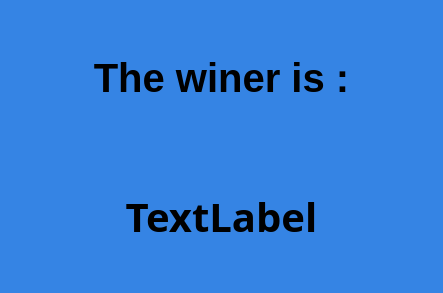
<?xml version="1.0" encoding="UTF-8"?>
<ui version="4.0">
 <class>winerDialoge</class>
 <widget class="QDialog" name="winerDialoge">
  <property name="geometry">
   <rect>
    <x>0</x>
    <y>0</y>
    <width>443</width>
    <height>293</height>
   </rect>
  </property>
  <property name="palette">
   <palette>
    <active>
     <colorrole role="WindowText">
      <brush brushstyle="SolidPattern">
       <color alpha="255">
        <red>0</red>
        <green>0</green>
        <blue>0</blue>
       </color>
      </brush>
     </colorrole>
     <colorrole role="Button">
      <brush brushstyle="SolidPattern">
       <color alpha="255">
        <red>53</red>
        <green>132</green>
        <blue>228</blue>
       </color>
      </brush>
     </colorrole>
     <colorrole role="Light">
      <brush brushstyle="SolidPattern">
       <color alpha="255">
        <red>146</red>
        <green>195</green>
        <blue>255</blue>
       </color>
      </brush>
     </colorrole>
     <colorrole role="Midlight">
      <brush brushstyle="SolidPattern">
       <color alpha="255">
        <red>99</red>
        <green>163</green>
        <blue>241</blue>
       </color>
      </brush>
     </colorrole>
     <colorrole role="Dark">
      <brush brushstyle="SolidPattern">
       <color alpha="255">
        <red>26</red>
        <green>66</green>
        <blue>114</blue>
       </color>
      </brush>
     </colorrole>
     <colorrole role="Mid">
      <brush brushstyle="SolidPattern">
       <color alpha="255">
        <red>35</red>
        <green>88</green>
        <blue>152</blue>
       </color>
      </brush>
     </colorrole>
     <colorrole role="Text">
      <brush brushstyle="SolidPattern">
       <color alpha="255">
        <red>0</red>
        <green>0</green>
        <blue>0</blue>
       </color>
      </brush>
     </colorrole>
     <colorrole role="BrightText">
      <brush brushstyle="SolidPattern">
       <color alpha="255">
        <red>255</red>
        <green>255</green>
        <blue>255</blue>
       </color>
      </brush>
     </colorrole>
     <colorrole role="ButtonText">
      <brush brushstyle="SolidPattern">
       <color alpha="255">
        <red>0</red>
        <green>0</green>
        <blue>0</blue>
       </color>
      </brush>
     </colorrole>
     <colorrole role="Base">
      <brush brushstyle="SolidPattern">
       <color alpha="255">
        <red>255</red>
        <green>255</green>
        <blue>255</blue>
       </color>
      </brush>
     </colorrole>
     <colorrole role="Window">
      <brush brushstyle="SolidPattern">
       <color alpha="255">
        <red>53</red>
        <green>132</green>
        <blue>228</blue>
       </color>
      </brush>
     </colorrole>
     <colorrole role="Shadow">
      <brush brushstyle="SolidPattern">
       <color alpha="255">
        <red>0</red>
        <green>0</green>
        <blue>0</blue>
       </color>
      </brush>
     </colorrole>
     <colorrole role="AlternateBase">
      <brush brushstyle="SolidPattern">
       <color alpha="255">
        <red>154</red>
        <green>193</green>
        <blue>241</blue>
       </color>
      </brush>
     </colorrole>
     <colorrole role="ToolTipBase">
      <brush brushstyle="SolidPattern">
       <color alpha="255">
        <red>255</red>
        <green>255</green>
        <blue>220</blue>
       </color>
      </brush>
     </colorrole>
     <colorrole role="ToolTipText">
      <brush brushstyle="SolidPattern">
       <color alpha="255">
        <red>0</red>
        <green>0</green>
        <blue>0</blue>
       </color>
      </brush>
     </colorrole>
     <colorrole role="PlaceholderText">
      <brush brushstyle="SolidPattern">
       <color alpha="128">
        <red>0</red>
        <green>0</green>
        <blue>0</blue>
       </color>
      </brush>
     </colorrole>
    </active>
    <inactive>
     <colorrole role="WindowText">
      <brush brushstyle="SolidPattern">
       <color alpha="255">
        <red>0</red>
        <green>0</green>
        <blue>0</blue>
       </color>
      </brush>
     </colorrole>
     <colorrole role="Button">
      <brush brushstyle="SolidPattern">
       <color alpha="255">
        <red>53</red>
        <green>132</green>
        <blue>228</blue>
       </color>
      </brush>
     </colorrole>
     <colorrole role="Light">
      <brush brushstyle="SolidPattern">
       <color alpha="255">
        <red>146</red>
        <green>195</green>
        <blue>255</blue>
       </color>
      </brush>
     </colorrole>
     <colorrole role="Midlight">
      <brush brushstyle="SolidPattern">
       <color alpha="255">
        <red>99</red>
        <green>163</green>
        <blue>241</blue>
       </color>
      </brush>
     </colorrole>
     <colorrole role="Dark">
      <brush brushstyle="SolidPattern">
       <color alpha="255">
        <red>26</red>
        <green>66</green>
        <blue>114</blue>
       </color>
      </brush>
     </colorrole>
     <colorrole role="Mid">
      <brush brushstyle="SolidPattern">
       <color alpha="255">
        <red>35</red>
        <green>88</green>
        <blue>152</blue>
       </color>
      </brush>
     </colorrole>
     <colorrole role="Text">
      <brush brushstyle="SolidPattern">
       <color alpha="255">
        <red>0</red>
        <green>0</green>
        <blue>0</blue>
       </color>
      </brush>
     </colorrole>
     <colorrole role="BrightText">
      <brush brushstyle="SolidPattern">
       <color alpha="255">
        <red>255</red>
        <green>255</green>
        <blue>255</blue>
       </color>
      </brush>
     </colorrole>
     <colorrole role="ButtonText">
      <brush brushstyle="SolidPattern">
       <color alpha="255">
        <red>0</red>
        <green>0</green>
        <blue>0</blue>
       </color>
      </brush>
     </colorrole>
     <colorrole role="Base">
      <brush brushstyle="SolidPattern">
       <color alpha="255">
        <red>255</red>
        <green>255</green>
        <blue>255</blue>
       </color>
      </brush>
     </colorrole>
     <colorrole role="Window">
      <brush brushstyle="SolidPattern">
       <color alpha="255">
        <red>53</red>
        <green>132</green>
        <blue>228</blue>
       </color>
      </brush>
     </colorrole>
     <colorrole role="Shadow">
      <brush brushstyle="SolidPattern">
       <color alpha="255">
        <red>0</red>
        <green>0</green>
        <blue>0</blue>
       </color>
      </brush>
     </colorrole>
     <colorrole role="AlternateBase">
      <brush brushstyle="SolidPattern">
       <color alpha="255">
        <red>154</red>
        <green>193</green>
        <blue>241</blue>
       </color>
      </brush>
     </colorrole>
     <colorrole role="ToolTipBase">
      <brush brushstyle="SolidPattern">
       <color alpha="255">
        <red>255</red>
        <green>255</green>
        <blue>220</blue>
       </color>
      </brush>
     </colorrole>
     <colorrole role="ToolTipText">
      <brush brushstyle="SolidPattern">
       <color alpha="255">
        <red>0</red>
        <green>0</green>
        <blue>0</blue>
       </color>
      </brush>
     </colorrole>
     <colorrole role="PlaceholderText">
      <brush brushstyle="SolidPattern">
       <color alpha="128">
        <red>0</red>
        <green>0</green>
        <blue>0</blue>
       </color>
      </brush>
     </colorrole>
    </inactive>
    <disabled>
     <colorrole role="WindowText">
      <brush brushstyle="SolidPattern">
       <color alpha="255">
        <red>26</red>
        <green>66</green>
        <blue>114</blue>
       </color>
      </brush>
     </colorrole>
     <colorrole role="Button">
      <brush brushstyle="SolidPattern">
       <color alpha="255">
        <red>53</red>
        <green>132</green>
        <blue>228</blue>
       </color>
      </brush>
     </colorrole>
     <colorrole role="Light">
      <brush brushstyle="SolidPattern">
       <color alpha="255">
        <red>146</red>
        <green>195</green>
        <blue>255</blue>
       </color>
      </brush>
     </colorrole>
     <colorrole role="Midlight">
      <brush brushstyle="SolidPattern">
       <color alpha="255">
        <red>99</red>
        <green>163</green>
        <blue>241</blue>
       </color>
      </brush>
     </colorrole>
     <colorrole role="Dark">
      <brush brushstyle="SolidPattern">
       <color alpha="255">
        <red>26</red>
        <green>66</green>
        <blue>114</blue>
       </color>
      </brush>
     </colorrole>
     <colorrole role="Mid">
      <brush brushstyle="SolidPattern">
       <color alpha="255">
        <red>35</red>
        <green>88</green>
        <blue>152</blue>
       </color>
      </brush>
     </colorrole>
     <colorrole role="Text">
      <brush brushstyle="SolidPattern">
       <color alpha="255">
        <red>26</red>
        <green>66</green>
        <blue>114</blue>
       </color>
      </brush>
     </colorrole>
     <colorrole role="BrightText">
      <brush brushstyle="SolidPattern">
       <color alpha="255">
        <red>255</red>
        <green>255</green>
        <blue>255</blue>
       </color>
      </brush>
     </colorrole>
     <colorrole role="ButtonText">
      <brush brushstyle="SolidPattern">
       <color alpha="255">
        <red>26</red>
        <green>66</green>
        <blue>114</blue>
       </color>
      </brush>
     </colorrole>
     <colorrole role="Base">
      <brush brushstyle="SolidPattern">
       <color alpha="255">
        <red>53</red>
        <green>132</green>
        <blue>228</blue>
       </color>
      </brush>
     </colorrole>
     <colorrole role="Window">
      <brush brushstyle="SolidPattern">
       <color alpha="255">
        <red>53</red>
        <green>132</green>
        <blue>228</blue>
       </color>
      </brush>
     </colorrole>
     <colorrole role="Shadow">
      <brush brushstyle="SolidPattern">
       <color alpha="255">
        <red>0</red>
        <green>0</green>
        <blue>0</blue>
       </color>
      </brush>
     </colorrole>
     <colorrole role="AlternateBase">
      <brush brushstyle="SolidPattern">
       <color alpha="255">
        <red>53</red>
        <green>132</green>
        <blue>228</blue>
       </color>
      </brush>
     </colorrole>
     <colorrole role="ToolTipBase">
      <brush brushstyle="SolidPattern">
       <color alpha="255">
        <red>255</red>
        <green>255</green>
        <blue>220</blue>
       </color>
      </brush>
     </colorrole>
     <colorrole role="ToolTipText">
      <brush brushstyle="SolidPattern">
       <color alpha="255">
        <red>0</red>
        <green>0</green>
        <blue>0</blue>
       </color>
      </brush>
     </colorrole>
     <colorrole role="PlaceholderText">
      <brush brushstyle="SolidPattern">
       <color alpha="128">
        <red>0</red>
        <green>0</green>
        <blue>0</blue>
       </color>
      </brush>
     </colorrole>
    </disabled>
   </palette>
  </property>
  <property name="windowTitle">
   <string>Dialog</string>
  </property>
  <layout class="QVBoxLayout" name="verticalLayout">
   <item>
    <widget class="QLabel" name="label">
     <property name="font">
      <font>
       <family>Arial</family>
       <pointsize>30</pointsize>
       <weight>75</weight>
       <bold>true</bold>
      </font>
     </property>
     <property name="text">
      <string>The winer is :</string>
     </property>
     <property name="alignment">
      <set>Qt::AlignCenter</set>
     </property>
    </widget>
   </item>
   <item>
    <widget class="QLabel" name="winerName">
     <property name="font">
      <font>
       <family>JetBrainsMono Nerd Font</family>
       <pointsize>30</pointsize>
       <weight>75</weight>
       <bold>true</bold>
      </font>
     </property>
     <property name="text">
      <string>TextLabel</string>
     </property>
     <property name="alignment">
      <set>Qt::AlignCenter</set>
     </property>
    </widget>
   </item>
  </layout>
 </widget>
 <resources/>
 <connections/>
</ui>
